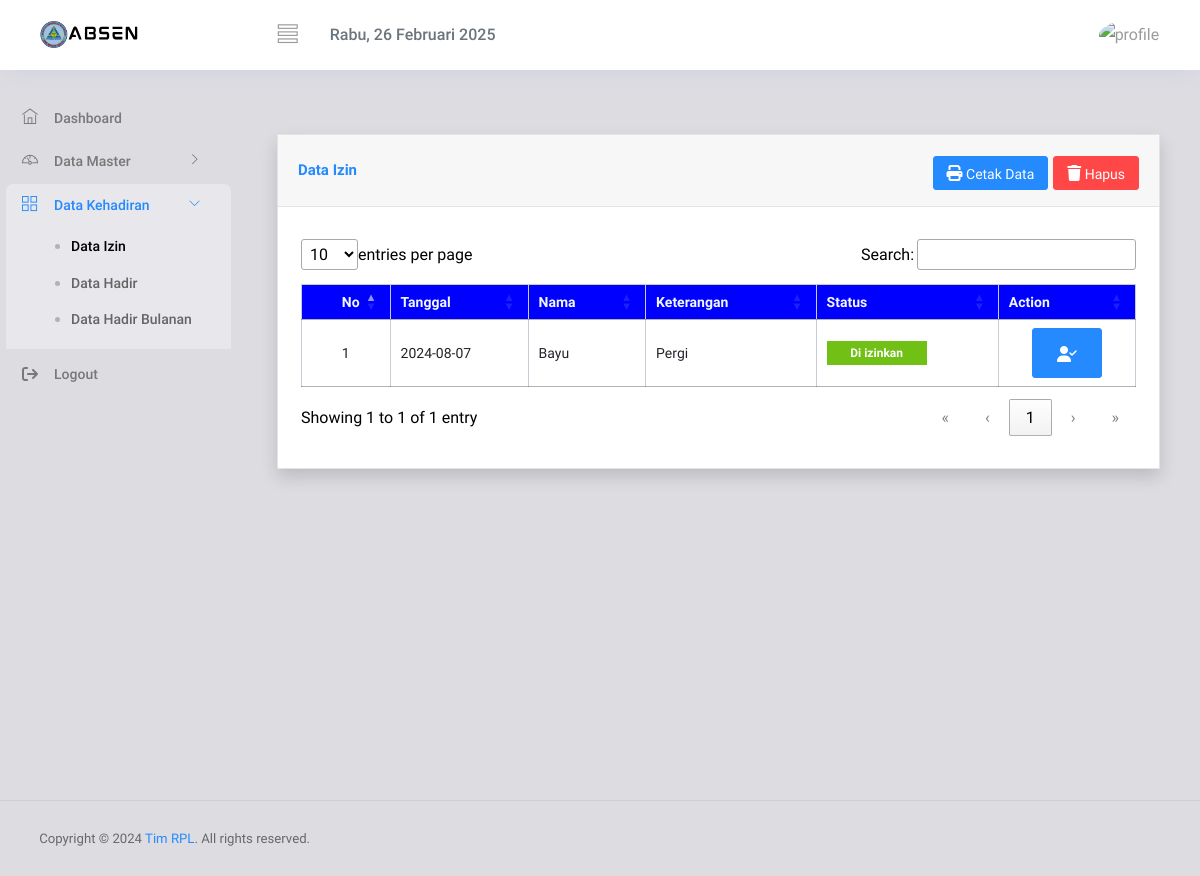
The page /admin/izin.php (signed in) on the database as committed earlier.
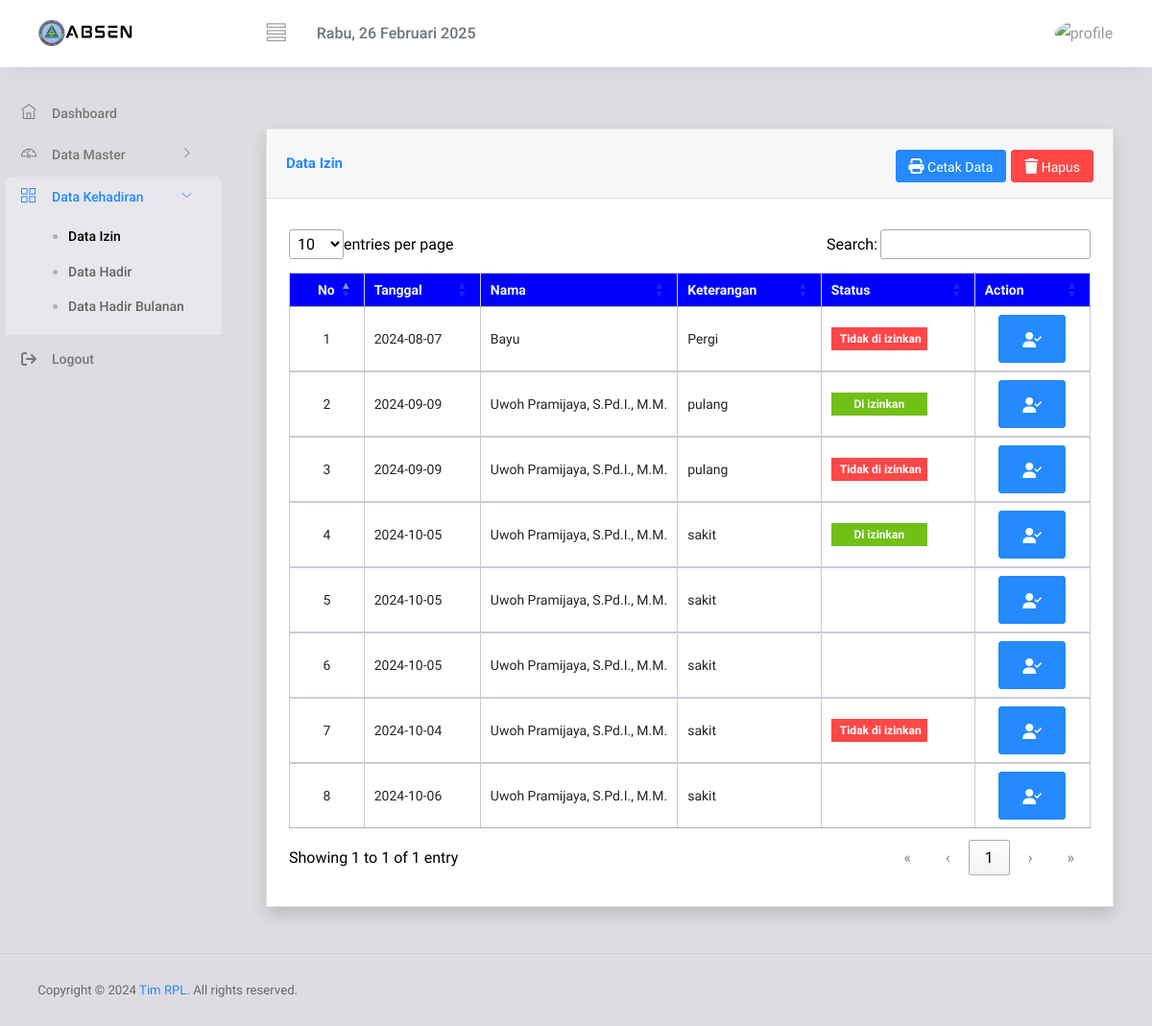
The same page on the database as committed later.
### tables this page shows
CREATE TABLE `izin` (
  `id` int(122) NOT NULL,
  `tanggal` date NOT NULL,
  `nama` varchar(1234) NOT NULL,
  `jenis` varchar(1234) NOT NULL,
  `keterangan` varchar(1234) NOT NULL,
  `gambar` varchar(250) NOT NULL,
  `status` varchar(1234) NOT NULL
);

### admin/izin.php (the view, shortened to what this page needs)
<!DOCTYPE html>
<html lang="en">
<head>
    <link rel="stylesheet" href="../vendors/ti-icons/css/themify-icons.css" />
    <link rel="stylesheet" href="https://cdnjs.cloudflare.com/ajax/libs/font-awesome/6.6.0/css/all.min.css" />
    <link href="https://maxcdn.bootstrapcdn.com/bootstrap/4.5.2/css/bootstrap.min.css" rel="stylesheet">
    <link href="https://cdnjs.cloudflare.com/ajax/libs/cropperjs/1.5.12/cropper.min.css" rel="stylesheet">
    <link rel="stylesheet" href="../datables/datatables.min.css">
    <link rel="stylesheet" href="https://cdn.jsdelivr.net/npm/sweetalert2@11/dist/sweetalert2.min.css">
    <link rel="stylesheet" href="../css/style.css" />
</head>
<body>
    <div class="container-scroller">
        <nav class="navbar col-lg-12 col-12 p-0 fixed-top d-flex flex-row">
            <div class="text-center navbar-brand-wrapper d-flex align-items-center justify-content-center">
                <a class="navbar-brand brand-logo mr-5" href="index.php"><img src="../images/logo.svg" class="mr-2" alt="logo" /></a>
            </div>
            <div class="navbar-menu-wrapper d-flex align-items-center justify-content-end">
                <button class="navbar-toggler navbar-toggler align-self-center" type="button" data-toggle="minimize">
                    <span class="ti-view-list"></span>
                </button>
                <ul class="navbar-nav mr-lg-2">
                    <li class="nav-item nav-search d-none d-lg-block">
                        <span>
                        </span>
                    </li>
                </ul>
                <ul class="navbar-nav navbar-nav-right">
                    <li class="nav-item nav-profile dropdown">
                        <a class="nav-link dropdown-toggle" href="#" data-toggle="dropdown" id="profileDropdown">
                            <img src="../upload/<?= $_SESSION['gambar']; ?>" alt="profile" />
                        </a>
                    </li>
                </ul>
            </div>
        </nav>
        <div class="container-fluid page-body-wrapper">
            <nav class="sidebar sidebar-offcanvas" id="sidebar">
                <ul class="nav">
                    <li class="nav-item">
                        <a class="nav-link" href="index.php">
                            <i class="ti-home menu-icon"></i>
                            <span class="menu-title">Dashboard</span>
                        </a>
                    </li>
                    <li class="nav-item">
                        <a class="nav-link" data-toggle="collapse" href="#ui-basic" aria-expanded="false" aria-controls="ui-basic">
                            <i class="ti-dashboard menu-icon"></i>
                            <span class="menu-title">Data Master</span>
                            <i class="menu-arrow"></i>
                        </a>
                    </li>
                    <li class="nav-item">
                        <a class="nav-link" data-toggle="collapse" href="#hadir" aria-expanded="false" aria-controls="hadir">
                            <i class="ti-layout-grid2 menu-icon"></i>
                            <span class="menu-title">Data Kehadiran</span>
                            <i class="menu-arrow"></i>
                        </a>
                        <div class="collapse" id="hadir">
                            <ul class="nav flex-column sub-menu">
                                <li class="nav-item">
                                    <a class="nav-link" href="izin.php">Data Izin</a>
                                </li>
                                <li class="nav-item">
                                    <a class="nav-link" href="data.php">Data Hadir</a>
                                </li>
                                <li class="nav-item">
                                    <a class="nav-link" href="data_bulanan.php">Data Hadir Bulanan</a>
                                </li>
                            </ul>
                        </div>
                    </li>
                    <li class="nav-item">
                        <a class="nav-link" href="logot.php">
                            <i class="fa-solid fa-arrow-right-from-bracket menu-icon"></i>
                            <span class="menu-title">Logout</span>
                        </a>
                    </li>
                </ul>
            </nav>
            <div class="main-panel">
                <div class="content-wrapper">
                    <div class="card shadow mb-4">
                        <div class="card-header py-3 d-flex justify-content-between align-items-center">
                            <h6 class="m-0 font-weight-bold text-primary">Data Izin </h6>
                            <div class="d-flex">
                                <a style="margin-top: 5px; margin-left: 5px;" href="proses/cetak/izin.php" target="_blank" class="btn btn-primary btn-icon-split btn-sm">
                                    <span class="icon text-white-55">
                                        <i class="fas fa-print"></i>
                                    </span>
                                    <span class="text">Cetak Data</span>
                                </a>
                                <a style="margin-top: 5px; margin-left: 5px; color:white;" id="delete" data-id="delete" class=" btn btn-danger btn-icon-split btn-sm delete">
                                    <span class="icon text-white-55">
                                        <i class="fas fa-trash"></i>
                                    </span>
                                    <span class="text">Hapus</span>
                                </a>
                            </div>
                        </div>
                        <div class="card-body">
                            <div class="table-responsive">
                                <table class="table table-bordered" id="table" width="100%" cellspacing="0">
                                    <thead style="background-color:blue;color:aliceblue; ">
                                        <tr align="center">
                                            <th> No </th>
                                            <th> Tanggal </th>
                                            <th>Nama</th>
                                            <th>Keterangan</th>
                                            <th>Status</th>
                                            <th>Action</th>
                                        </tr>
                                    </thead>
                                    <?php
                                    include('../koneksi.php');
                                    $query = "SELECT * FROM izin";
                                    $result = mysqli_query($koneksi, $query);
                                    $no = 1;
                                    foreach ($result as $data) :
                                    ?>
                                        <tbody style="background-color:white;">
                                            <td style="text-align: center;"><?php echo $no; ?></td>
                                            <td style="text-align: left;"><?= $data['tanggal']; ?></td>
                                            <td><?= $data['nama']; ?></td>
                                            <td><?= $data['keterangan']; ?></td>
                                            <td><?php
                                                if ($data['status'] == 'Di izinkan') {
                                                    echo '<div class ="badge badge-success" style="width: 100px;" > <b>Di izinkan</b> </div>';
                                                } else if ($data['status'] == 'belum di cek') {
                                                    echo '<div class ="badge badge-warning" style="width: 100px;" > <b>belum di cek</b> </div>';
                                                } else if ($data['status'] == 'Tidak di izinkan') {
                                                    echo '<div class ="badge badge-danger" style="width: 100px;" > <b>Tidak di izinkan</b> </div>';
                                                }
                                                ?></td>
                                            <td style="text-align: center;"><a class="btn btn-primary  delete-btn" style=" color:white;font-size: 20px;" id="delete-btn" data-id="<?php echo $data['id']; ?>"><i class="fa-solid fa-user-check"></i></a></td>
                                        </tbody>
                                    <?php
                                        $no++;
                                    endforeach;
                                    ?>
                                </table>
                            </div>
                        </div>
                    </div>
                </div>
            </div>
        </div>
    </div>
    <footer class="footer">
        <div class="d-sm-flex justify-content-center justify-content-sm-between">
            <span class="text-muted text-center text-sm-left d-block d-sm-inline-block">Copyright © 2024
                <a href="https://www.templatewatch.com/" target="_blank">Tim RPL</a>. All rights reserved.</span>
        </div>
    </footer>
</body>
</html>

Rows that differ between the two databases and show on the page:
changed izin "Bayu": status "Di izinkan" → "Tidak di izinkan"
added izin: tanggal "2024-09-09", nama "Uwoh Pramijaya, S.Pd.I., M.M.", keterangan "pulang", status "Di izinkan"
added izin: tanggal "2024-09-09", nama "Uwoh Pramijaya, S.Pd.I., M.M.", keterangan "pulang", status "Tidak di izinkan"
added izin: tanggal "2024-10-05", nama "Uwoh Pramijaya, S.Pd.I., M.M.", keterangan "sakit", status "Di izinkan"
added izin: tanggal "2024-10-05", nama "Uwoh Pramijaya, S.Pd.I., M.M.", keterangan "sakit"
added izin: tanggal "2024-10-05", nama "Uwoh Pramijaya, S.Pd.I., M.M.", keterangan "sakit"
added izin: tanggal "2024-10-04", nama "Uwoh Pramijaya, S.Pd.I., M.M.", keterangan "sakit", status "Tidak di izinkan"
added izin: tanggal "2024-10-06", nama "Uwoh Pramijaya, S.Pd.I., M.M.", keterangan "sakit"
